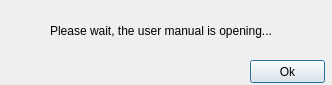
<?xml version="1.0" encoding="UTF-8"?>
<ui version="4.0">
 <class>Help</class>
 <widget class="QDialog" name="Help">
  <property name="geometry">
   <rect>
    <x>0</x>
    <y>0</y>
    <width>332</width>
    <height>85</height>
   </rect>
  </property>
  <property name="windowTitle">
   <string>Help</string>
  </property>
  <widget class="QPushButton" name="help_btn_ok">
   <property name="geometry">
    <rect>
     <x>250</x>
     <y>60</y>
     <width>75</width>
     <height>23</height>
    </rect>
   </property>
   <property name="text">
    <string>Ok</string>
   </property>
  </widget>
  <widget class="QLabel" name="label">
   <property name="geometry">
    <rect>
     <x>50</x>
     <y>10</y>
     <width>221</width>
     <height>41</height>
    </rect>
   </property>
   <property name="text">
    <string>Please wait, the user manual is opening...</string>
   </property>
  </widget>
 </widget>
 <resources/>
 <connections/>
</ui>
